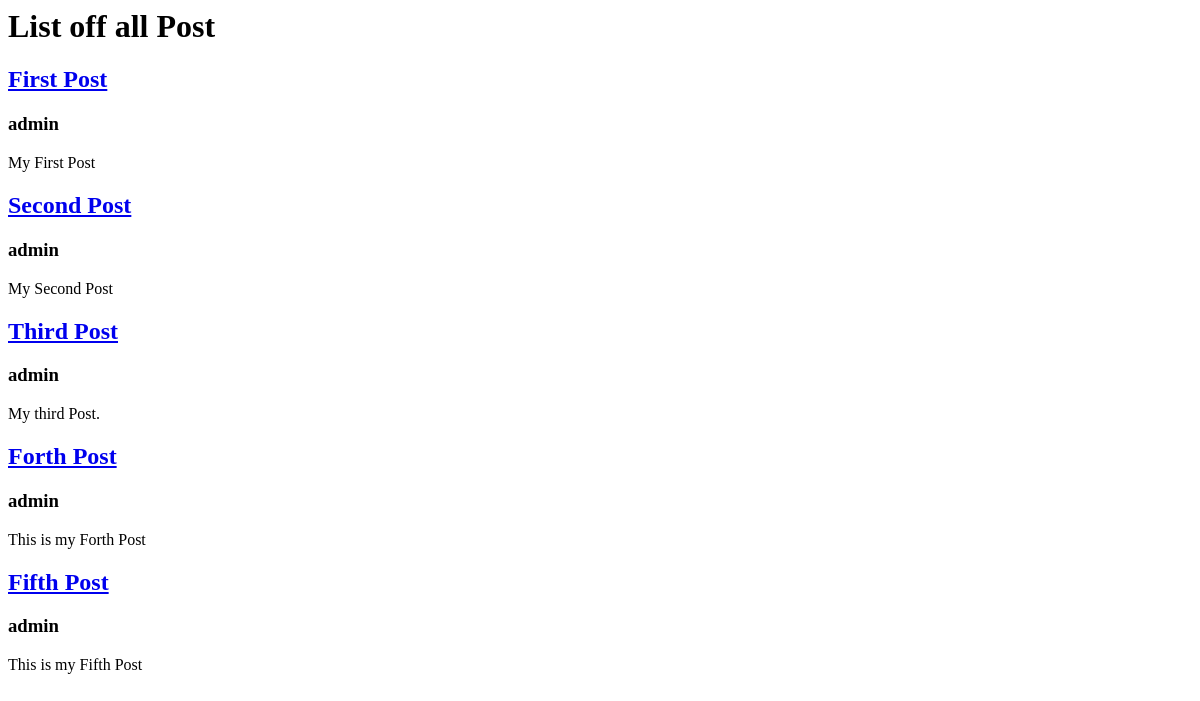
The app's page /app/, older data.
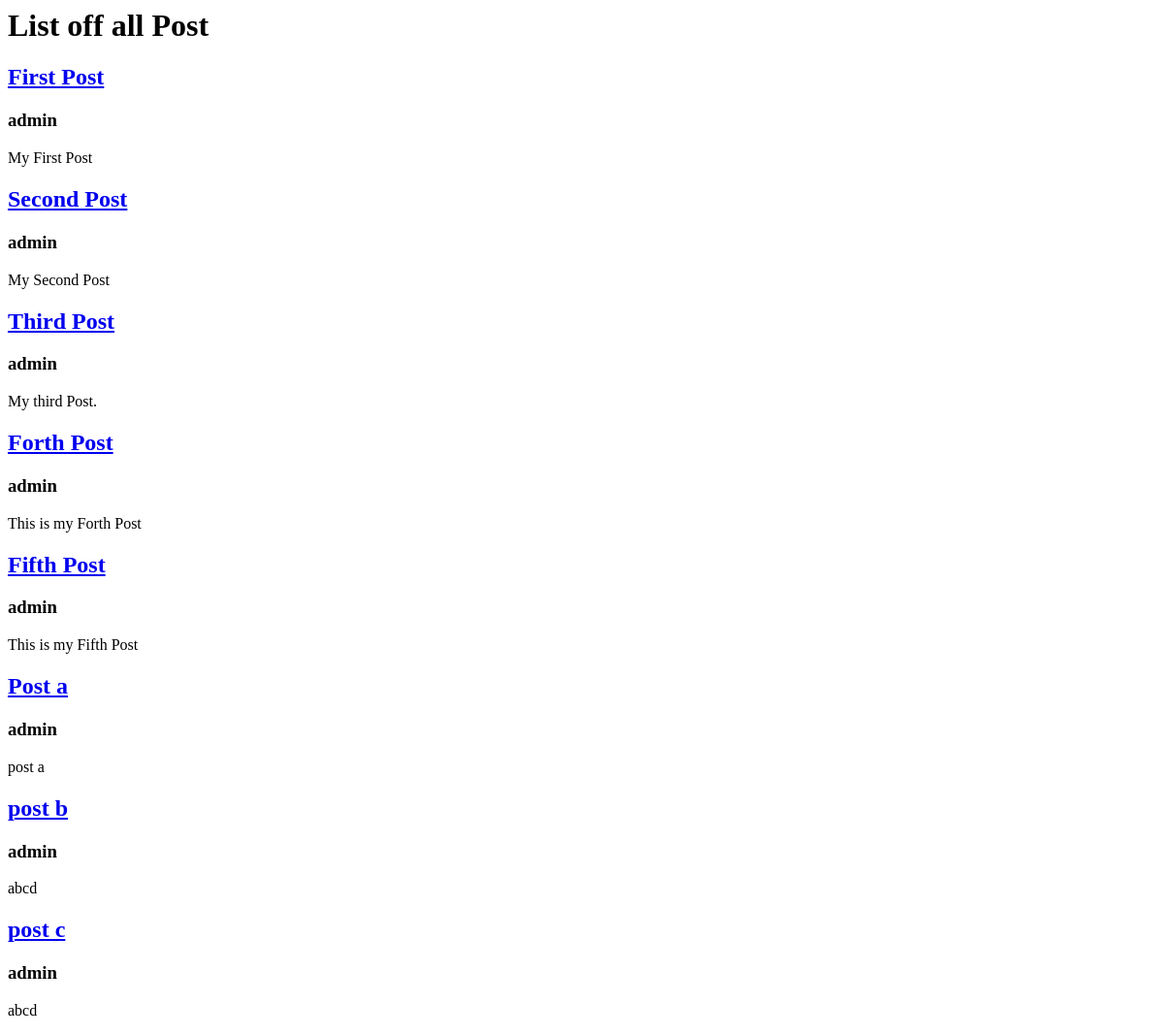
The same page, newer data.
### crud_app/models.py (models this page shows, shortened)
class Post(models.Model):
    title = models.CharField(max_length=128)
    author = models.ForeignKey("auth.User", on_delete=models.CASCADE)
    body = models.TextField()

### crud_app/views.py (the view)
# urls.py: path("",                   views.home_view,             name="home"),
def home_view(request): # list_view
    posts = Post.objects.all() # Select all from Post
    return render(request, "home.html", {
        "post_list": posts,
    })

### templates/home.html
<h1>List off all Post</h1>
    {% for post in post_list %}
    <h2><a href="{% url 'post_detail' post.id %}">{{post.title}}</a></h2>
    <h3>{{post.author}}</h3>
    <p>{{post.body}}</p>
    {% empty %}
        <li>There is no post to show.</li>
    {% endfor %}

Row changes from the older to the newer data that the page shows:
added Post: title "Post a", author "admin", body "post a"
added Post: title "post b", author "admin", body "abcd"
added Post: title "post c", author "admin", body "abcd"
